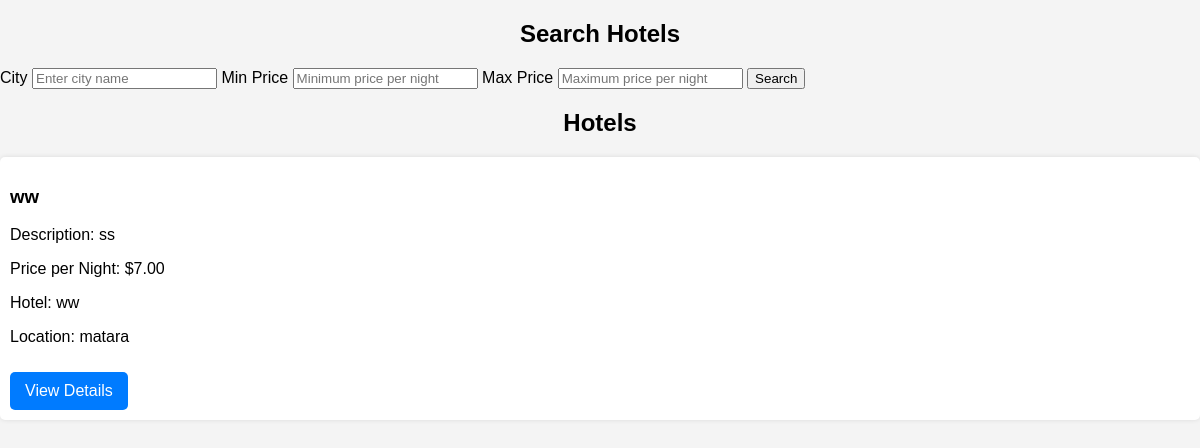
Page /hotels.php on the earlier database version.
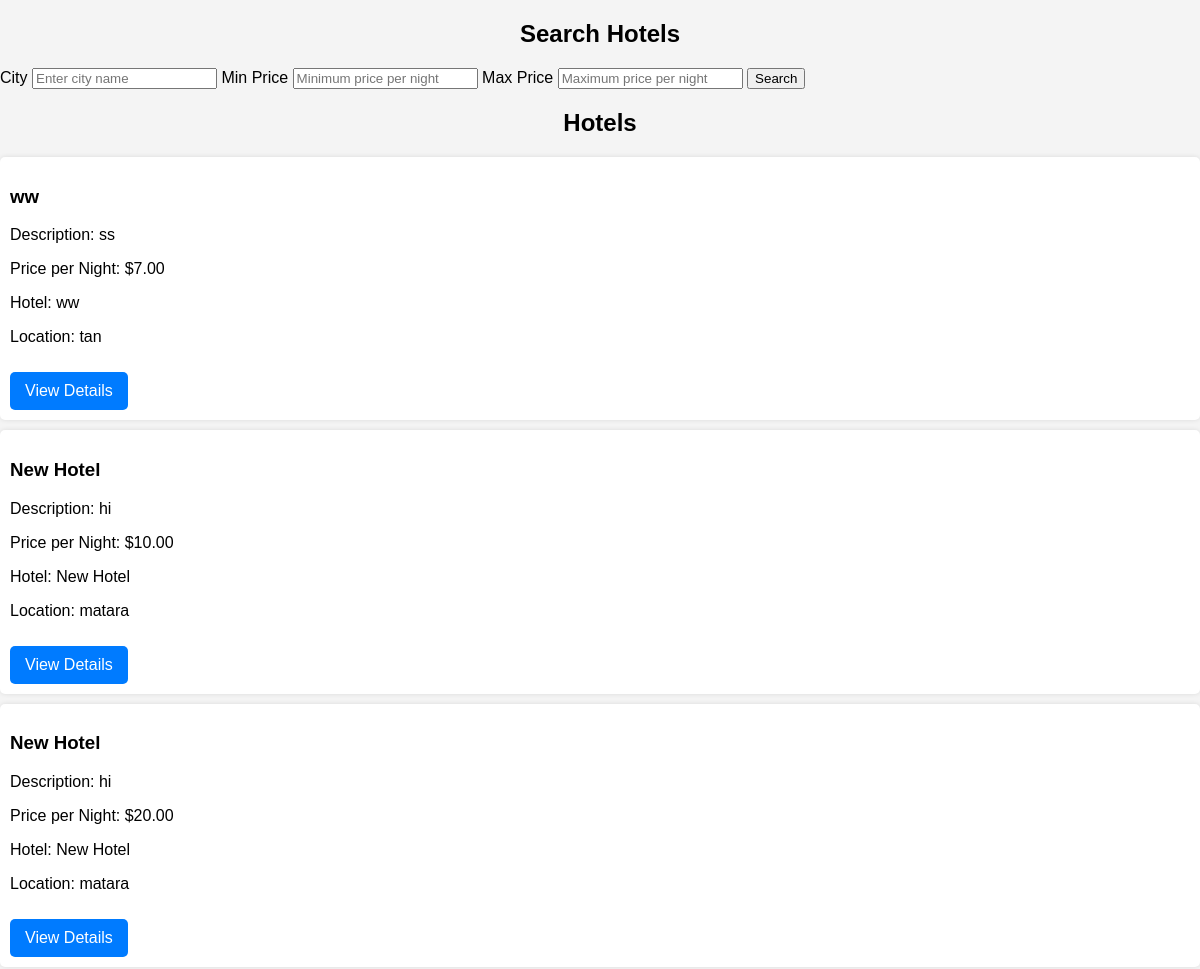
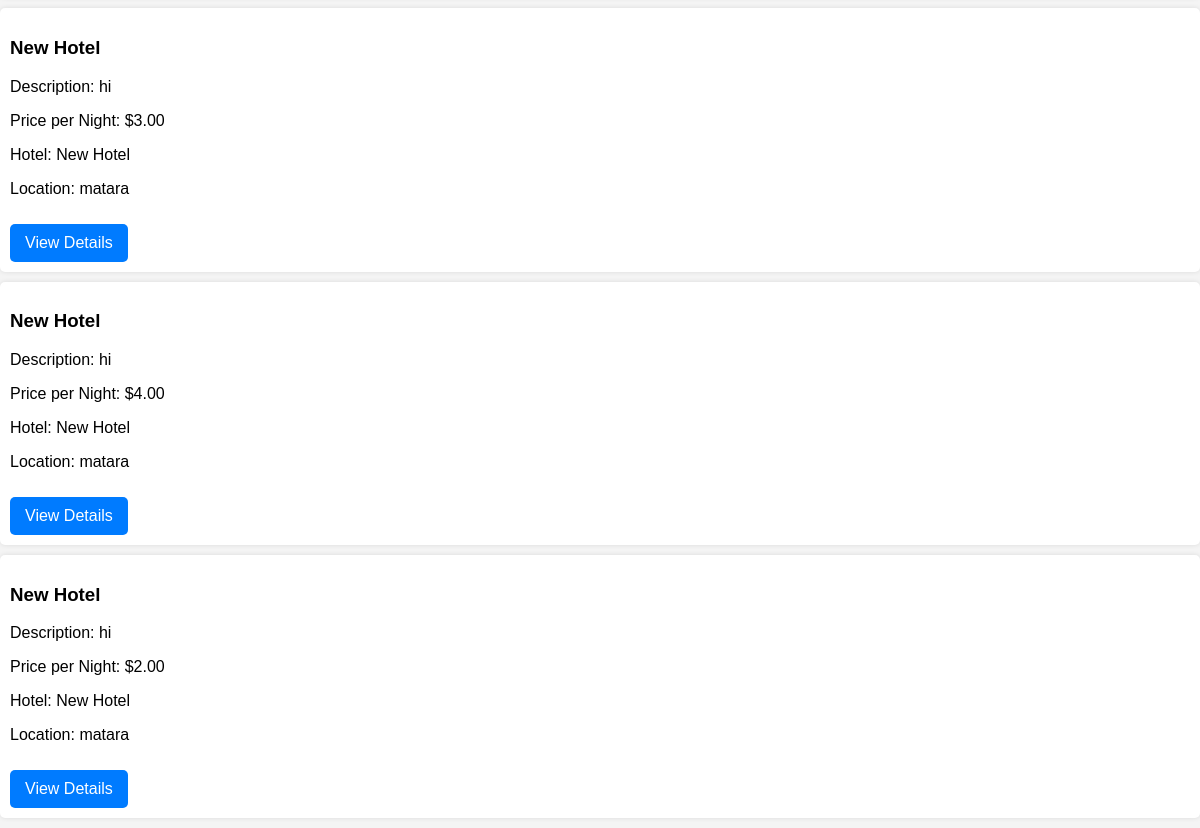
Same page on the later database version (2 pictures, top to bottom).
### tables this page shows
CREATE TABLE `rooms` (
  `room_id` int(11) NOT NULL,
  `hotel_id` int(11) DEFAULT NULL,
  `room_name` varchar(255) NOT NULL,
  `room_number` int(255) NOT NULL,
  `price_per_night` decimal(10,2) NOT NULL,
  `max_adults` int(11) NOT NULL,
  `max_children` int(11) NOT NULL,
  `availability` varchar(255) NOT NULL,
  `hotel_name` varchar(255) DEFAULT NULL,
  `facilities` varchar(255) NOT NULL
);

CREATE TABLE `hotels` (
  `hotel_id` int(11) NOT NULL,
  `hotel_name` varchar(100) NOT NULL,
  `total_rooms` int(11) NOT NULL,
  `user_id` int(11) DEFAULT NULL,
  `description` varchar(20) NOT NULL,
  `location` varchar(255) DEFAULT NULL,
  `city_id` int(255) NOT NULL
);

### hotels.php (the view, shortened to what this page needs)
<!DOCTYPE html>
<html lang="en">
<head>
    <link rel="stylesheet" href="styles.css">
</head>
<body>
    <div class="container">
        <h2>Search Hotels</h2>
        <form action="hotels.php" method="GET">
            <label for="city">City</label>
            <input type="text" id="city" name="city" placeholder="Enter city name">
            <label for="min_price">Min Price</label>
            <input type="number" id="min_price" name="min_price" step="0.01" placeholder="Minimum price per night">
            <label for="max_price">Max Price</label>
            <input type="number" id="max_price" name="max_price" step="0.01" placeholder="Maximum price per night">
            <button type="submit">Search</button>
        </form>
    </div>
    <div class="hotels-list">
        <h2>Hotels</h2>
        <?php
        include('config.php');
        $query = "SELECT hotels.hotel_id, hotels.hotel_name AS hotel_name, hotels.location, hotels.total_rooms, hotels.description, rooms.price_per_night
                  FROM hotels
                  JOIN rooms ON hotels.hotel_id = rooms.hotel_id
                  WHERE 1=1";
        $result = $conn->query($query);
        if ($result->num_rows > 0) {
            while ($room = $result->fetch_assoc()) {
                echo "<div class='room'>";
                echo "<h3>" . $room['hotel_name'] . "</h3>";
                echo "<p>Description: " . $room['description'] . "</p>";
                echo "<p>Price per Night: $" . $room['price_per_night'] . "</p>";
                echo "<p>Hotel: " . $room['hotel_name'] . "</p>";
                echo "<p>Location: " . $room['location'] . "</p>";
                echo '<a href="room_details.php?id=' . $room['room_id'] . '" class="details-link">View Details</a>';
                echo "</div>";
            }
        } else {
            echo "<p>No rooms found matching your criteria.</p>";
        }
        ?>
    </div>
</body>
</html>

Differences in the rows shown:
changed rooms "ww": hotel.location "matara" → "tan"
added rooms: hotel.hotel_name "New Hotel", hotel.description "hi", price_per_night "10.00", hotel.location "matara"
added rooms: hotel.hotel_name "New Hotel", hotel.description "hi", price_per_night "20.00", hotel.location "matara"
added rooms: hotel.hotel_name "New Hotel", hotel.description "hi", price_per_night "3.00", hotel.location "matara"
added rooms: hotel.hotel_name "New Hotel", hotel.description "hi", price_per_night "4.00", hotel.location "matara"
added rooms: hotel.hotel_name "New Hotel", hotel.description "hi", price_per_night "2.00", hotel.location "matara"
